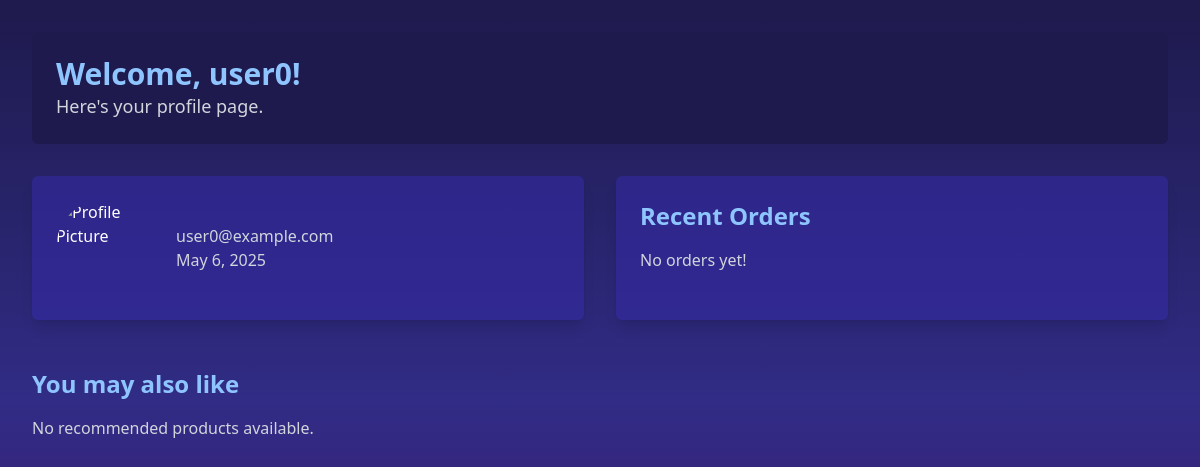
Page /accounts/profile/ (signed in) on the earlier database version.
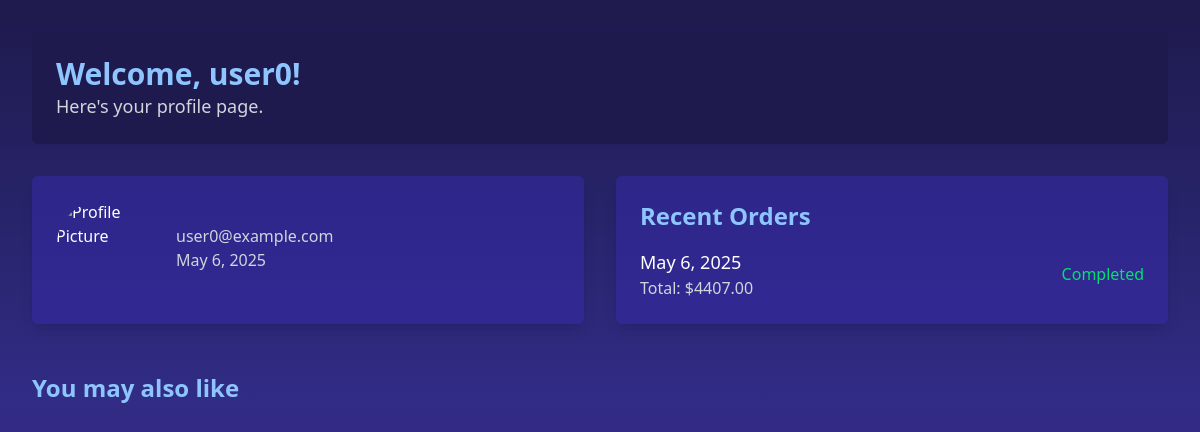
Same page on the later database version.
### accounts/models.py (models this page shows, shortened)
class CustomUser(AbstractUser):
    email = models.EmailField(unique=True)
    phone_number = models.CharField(max_length=20, blank=True, null=True)
    is_subscribed = models.BooleanField(default=False)  # e.g., newsletter opt-in
    avatar = models.ImageField(upload_to='avatars/', blank=True, null=True)

### orders/models.py (models this page shows, shortened)
class Order(models.Model):
    user = models.ForeignKey(settings.AUTH_USER_MODEL, on_delete=models.CASCADE)
    total_amount = models.DecimalField(max_digits=10, decimal_places=2)
    status = models.CharField(max_length=20, choices=[('pending', 'Pending'), ('completed', 'Completed'), ('cancelled', 'Cancelled')])
    created_at = models.DateTimeField(auto_now_add=True)

### accounts/views.py (the view)
# urls.py: path("profile/", views.user_profile, name="profile"),
@login_required
def user_profile(request):
    orders = Order.objects.filter(user=request.user).order_by('-created_at')[:5]  # Get the last 5 orders
    recommended_products = Product.objects.filter(is_new=True).order_by('?')[:6]  # Random 6 new products
    return render(request, 'accounts/profile.html', {
        'user': request.user,
        'orders': orders,
        'recommended_products': recommended_products
    })

### accounts/templates/accounts/profile.html (shortened to what this page needs)
{% extends 'base2.html' %}
{% load component_tags %}
{% block content %}
<main class="min-h-screen bg-gradient-to-b from-indigo-950 via-indigo-900 to-purple-950 text-white p-8">
    <section class="bg-indigo-950 p-6 rounded-md mb-8">
        <h2 class="text-3xl font-bold text-blue-300">Welcome, {{ user.username }}!</h2>
        <p class="text-lg text-gray-300">Here's your profile page.</p>
    </section>
    <section class="grid grid-cols-1 lg:grid-cols-2 gap-8 mb-12">
        <div class="bg-indigo-800/50 p-6 rounded-md shadow-lg">
            <div class="flex items-center space-x-6">
                <img src="{{ user.profile_picture.url }}" alt="Profile Picture" class="w-24 h-24 rounded-full object-cover">
                <div>
                    <p class="text-gray-300">{{ user.email }}</p>
                    <p class="text-gray-300">{{ user.date_joined|date:"F j, Y" }}</p>
                </div>
            </div>
        </div>
        <div class="bg-indigo-800/50 p-6 rounded-md shadow-lg">
            <h3 class="text-2xl font-bold text-blue-300 mb-4">Recent Orders</h3>
            <ul class="space-y-4">
                {% for order in orders %}
                <li class="flex justify-between items-center">
                    <div>
                        <p class="text-lg">{{ order.created_at|date:"F j, Y" }}</p>
                        <p class="text-gray-300">Total: ${{ order.total_amount }}</p>
                    </div>
                    <span class="{% if order.status == 'completed' %}text-green-400{% else %}text-yellow-400{% endif %}">
                        {{ order.status|capfirst }}
                    </span>
                </li>
                {% empty %}
                <li class="text-gray-300">No orders yet!</li>
                {% endfor %}
            </ul>
        </div>
    </section>
    <section>
        <h3 class="text-2xl font-bold text-blue-300 mb-4">You may also like</h3>
        <div class="grid grid-cols-1 sm:grid-cols-2 lg:grid-cols-3 gap-8">
            {% for product in recommended_products %}
                {% component "productcard" product=product %}
                {% endcomponent %}
            {% empty %}
            <p class="text-gray-300">No recommended products available.</p>
            {% endfor %}
        </div>
    </section>
</main>
{% endblock %}

### frontend/templates/base2.html (shortened to what this page needs)
{% load component_tags %}
<!doctype html>
<html lang="en">
  <head>
    <link rel="stylesheet" href="https://cdnjs.cloudflare.com/ajax/libs/font-awesome/6.5.0/css/all.min.css">
    <link rel="stylesheet" href="https://cdn.jsdelivr.net/npm/bootstrap-icons@1.10.5/font/bootstrap-icons.css">
    <script src="https://cdn.jsdelivr.net/npm/@tailwindcss/browser@4"></script>
  </head>
  <body>
    <div id="root">
    <div class="bg-gradient-to-b from-indigo-950 via-indigo-900 to-purple-950 min-h-screen text-white">
        {% block content %}
        {% endblock %}
    </div>
    </div>
  </body>
</html>

Differences in the rows shown:
added Order: created_at "May 6, 2025", total_amount "4407.00", status "Completed"
Other differences:
text no longer shown: "No orders yet! No recommended products available."
